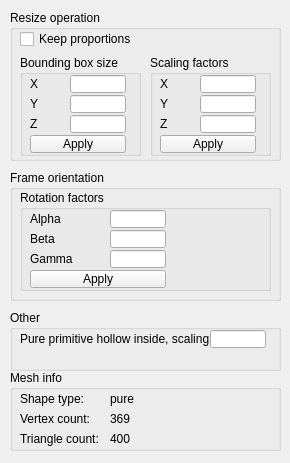
<?xml version="1.0" encoding="UTF-8"?>
<ui version="4.0">
 <class>CQDlgGeometry</class>
 <widget class="QDialog" name="CQDlgGeometry">
  <property name="geometry">
   <rect>
    <x>0</x>
    <y>0</y>
    <width>290</width>
    <height>463</height>
   </rect>
  </property>
  <property name="windowTitle">
   <string>Geometry Properties</string>
  </property>
  <property name="locale">
   <locale language="English" country="UnitedStates"/>
  </property>
  <widget class="QGroupBox" name="groupBox">
   <property name="geometry">
    <rect>
     <x>10</x>
     <y>10</y>
     <width>271</width>
     <height>151</height>
    </rect>
   </property>
   <property name="title">
    <string>Resize operation</string>
   </property>
   <property name="flat">
    <bool>true</bool>
   </property>
   <widget class="QCheckBox" name="qqKeepProp">
    <property name="geometry">
     <rect>
      <x>10</x>
      <y>20</y>
      <width>151</width>
      <height>18</height>
     </rect>
    </property>
    <property name="focusPolicy">
     <enum>Qt::StrongFocus</enum>
    </property>
    <property name="text">
     <string>Keep proportions</string>
    </property>
   </widget>
   <widget class="QGroupBox" name="groupBox_2">
    <property name="geometry">
     <rect>
      <x>10</x>
      <y>45</y>
      <width>121</width>
      <height>101</height>
     </rect>
    </property>
    <property name="title">
     <string>Bounding box size</string>
    </property>
    <property name="flat">
     <bool>true</bool>
    </property>
    <widget class="QLabel" name="label">
     <property name="geometry">
      <rect>
       <x>10</x>
       <y>20</y>
       <width>21</width>
       <height>18</height>
      </rect>
     </property>
     <property name="text">
      <string>X</string>
     </property>
    </widget>
    <widget class="QLineEdit" name="qqSizeX">
     <property name="geometry">
      <rect>
       <x>50</x>
       <y>20</y>
       <width>56</width>
       <height>18</height>
      </rect>
     </property>
    </widget>
    <widget class="QLabel" name="label_2">
     <property name="geometry">
      <rect>
       <x>10</x>
       <y>40</y>
       <width>21</width>
       <height>18</height>
      </rect>
     </property>
     <property name="text">
      <string>Y</string>
     </property>
    </widget>
    <widget class="QLineEdit" name="qqSizeY">
     <property name="geometry">
      <rect>
       <x>50</x>
       <y>40</y>
       <width>56</width>
       <height>18</height>
      </rect>
     </property>
    </widget>
    <widget class="QLineEdit" name="qqSizeZ">
     <property name="geometry">
      <rect>
       <x>50</x>
       <y>60</y>
       <width>56</width>
       <height>18</height>
      </rect>
     </property>
    </widget>
    <widget class="QLabel" name="label_3">
     <property name="geometry">
      <rect>
       <x>10</x>
       <y>60</y>
       <width>21</width>
       <height>18</height>
      </rect>
     </property>
     <property name="text">
      <string>Z</string>
     </property>
    </widget>
    <widget class="QToolButton" name="qqApplySize">
     <property name="geometry">
      <rect>
       <x>10</x>
       <y>80</y>
       <width>96</width>
       <height>18</height>
      </rect>
     </property>
     <property name="focusPolicy">
      <enum>Qt::StrongFocus</enum>
     </property>
     <property name="text">
      <string>Apply</string>
     </property>
    </widget>
   </widget>
   <widget class="QGroupBox" name="groupBox_3">
    <property name="geometry">
     <rect>
      <x>140</x>
      <y>45</y>
      <width>121</width>
      <height>101</height>
     </rect>
    </property>
    <property name="title">
     <string>Scaling factors</string>
    </property>
    <property name="flat">
     <bool>true</bool>
    </property>
    <widget class="QLabel" name="label_4">
     <property name="geometry">
      <rect>
       <x>10</x>
       <y>60</y>
       <width>21</width>
       <height>18</height>
      </rect>
     </property>
     <property name="text">
      <string>Z</string>
     </property>
    </widget>
    <widget class="QLabel" name="label_5">
     <property name="geometry">
      <rect>
       <x>10</x>
       <y>20</y>
       <width>21</width>
       <height>18</height>
      </rect>
     </property>
     <property name="text">
      <string>X</string>
     </property>
    </widget>
    <widget class="QLineEdit" name="qqScaleZ">
     <property name="geometry">
      <rect>
       <x>50</x>
       <y>60</y>
       <width>56</width>
       <height>18</height>
      </rect>
     </property>
    </widget>
    <widget class="QLineEdit" name="qqScaleY">
     <property name="geometry">
      <rect>
       <x>50</x>
       <y>40</y>
       <width>56</width>
       <height>18</height>
      </rect>
     </property>
    </widget>
    <widget class="QLabel" name="label_6">
     <property name="geometry">
      <rect>
       <x>10</x>
       <y>40</y>
       <width>21</width>
       <height>18</height>
      </rect>
     </property>
     <property name="text">
      <string>Y</string>
     </property>
    </widget>
    <widget class="QLineEdit" name="qqScaleX">
     <property name="geometry">
      <rect>
       <x>50</x>
       <y>20</y>
       <width>56</width>
       <height>18</height>
      </rect>
     </property>
    </widget>
    <widget class="QToolButton" name="qqApplyScale">
     <property name="geometry">
      <rect>
       <x>10</x>
       <y>80</y>
       <width>96</width>
       <height>18</height>
      </rect>
     </property>
     <property name="focusPolicy">
      <enum>Qt::StrongFocus</enum>
     </property>
     <property name="text">
      <string>Apply</string>
     </property>
    </widget>
   </widget>
  </widget>
  <widget class="QGroupBox" name="groupBox_4">
   <property name="geometry">
    <rect>
     <x>10</x>
     <y>170</y>
     <width>271</width>
     <height>131</height>
    </rect>
   </property>
   <property name="title">
    <string>Frame orientation</string>
   </property>
   <property name="flat">
    <bool>true</bool>
   </property>
   <widget class="QGroupBox" name="groupBox_5">
    <property name="geometry">
     <rect>
      <x>10</x>
      <y>20</y>
      <width>251</width>
      <height>101</height>
     </rect>
    </property>
    <property name="title">
     <string>Rotation factors</string>
    </property>
    <property name="flat">
     <bool>true</bool>
    </property>
    <widget class="QLabel" name="label_7">
     <property name="geometry">
      <rect>
       <x>10</x>
       <y>60</y>
       <width>71</width>
       <height>18</height>
      </rect>
     </property>
     <property name="text">
      <string>Gamma</string>
     </property>
    </widget>
    <widget class="QLabel" name="label_8">
     <property name="geometry">
      <rect>
       <x>10</x>
       <y>20</y>
       <width>71</width>
       <height>18</height>
      </rect>
     </property>
     <property name="text">
      <string>Alpha</string>
     </property>
    </widget>
    <widget class="QLineEdit" name="qqGamma">
     <property name="geometry">
      <rect>
       <x>90</x>
       <y>60</y>
       <width>56</width>
       <height>18</height>
      </rect>
     </property>
    </widget>
    <widget class="QLineEdit" name="qqBeta">
     <property name="geometry">
      <rect>
       <x>90</x>
       <y>40</y>
       <width>56</width>
       <height>18</height>
      </rect>
     </property>
    </widget>
    <widget class="QToolButton" name="qqApplyEuler">
     <property name="geometry">
      <rect>
       <x>10</x>
       <y>80</y>
       <width>136</width>
       <height>18</height>
      </rect>
     </property>
     <property name="focusPolicy">
      <enum>Qt::StrongFocus</enum>
     </property>
     <property name="text">
      <string>Apply</string>
     </property>
    </widget>
    <widget class="QLabel" name="label_9">
     <property name="geometry">
      <rect>
       <x>10</x>
       <y>40</y>
       <width>71</width>
       <height>18</height>
      </rect>
     </property>
     <property name="text">
      <string>Beta</string>
     </property>
    </widget>
    <widget class="QLineEdit" name="qqAlpha">
     <property name="geometry">
      <rect>
       <x>90</x>
       <y>20</y>
       <width>56</width>
       <height>18</height>
      </rect>
     </property>
    </widget>
   </widget>
  </widget>
  <widget class="QGroupBox" name="groupBox_6">
   <property name="geometry">
    <rect>
     <x>10</x>
     <y>370</y>
     <width>271</width>
     <height>81</height>
    </rect>
   </property>
   <property name="title">
    <string>Mesh info</string>
   </property>
   <property name="flat">
    <bool>true</bool>
   </property>
   <widget class="QLabel" name="label_11">
    <property name="geometry">
     <rect>
      <x>10</x>
      <y>60</y>
      <width>91</width>
      <height>18</height>
     </rect>
    </property>
    <property name="text">
     <string>Triangle count:</string>
    </property>
   </widget>
   <widget class="QLabel" name="label_10">
    <property name="geometry">
     <rect>
      <x>10</x>
      <y>40</y>
      <width>91</width>
      <height>18</height>
     </rect>
    </property>
    <property name="text">
     <string>Vertex count:</string>
    </property>
   </widget>
   <widget class="QLabel" name="qqVertexCnt">
    <property name="geometry">
     <rect>
      <x>100</x>
      <y>40</y>
      <width>151</width>
      <height>18</height>
     </rect>
    </property>
    <property name="text">
     <string>369</string>
    </property>
   </widget>
   <widget class="QLabel" name="qqTriangleCnt">
    <property name="geometry">
     <rect>
      <x>100</x>
      <y>60</y>
      <width>151</width>
      <height>18</height>
     </rect>
    </property>
    <property name="text">
     <string>400</string>
    </property>
   </widget>
   <widget class="QLabel" name="label_13">
    <property name="geometry">
     <rect>
      <x>10</x>
      <y>20</y>
      <width>91</width>
      <height>18</height>
     </rect>
    </property>
    <property name="text">
     <string>Shape type:</string>
    </property>
   </widget>
   <widget class="QLabel" name="qqShapeType">
    <property name="geometry">
     <rect>
      <x>100</x>
      <y>20</y>
      <width>151</width>
      <height>18</height>
     </rect>
    </property>
    <property name="text">
     <string>pure</string>
    </property>
   </widget>
  </widget>
  <widget class="QGroupBox" name="groupBox_7">
   <property name="geometry">
    <rect>
     <x>10</x>
     <y>310</y>
     <width>271</width>
     <height>61</height>
    </rect>
   </property>
   <property name="title">
    <string>Other</string>
   </property>
   <property name="flat">
    <bool>true</bool>
   </property>
   <widget class="QLineEdit" name="qqInsideScaling">
    <property name="geometry">
     <rect>
      <x>200</x>
      <y>20</y>
      <width>56</width>
      <height>18</height>
     </rect>
    </property>
   </widget>
   <widget class="QLabel" name="label_12">
    <property name="geometry">
     <rect>
      <x>10</x>
      <y>20</y>
      <width>191</width>
      <height>18</height>
     </rect>
    </property>
    <property name="text">
     <string>Pure primitive hollow inside, scaling</string>
    </property>
   </widget>
  </widget>
 </widget>
 <tabstops>
  <tabstop>qqKeepProp</tabstop>
  <tabstop>qqSizeX</tabstop>
  <tabstop>qqSizeY</tabstop>
  <tabstop>qqSizeZ</tabstop>
  <tabstop>qqApplySize</tabstop>
  <tabstop>qqScaleX</tabstop>
  <tabstop>qqScaleY</tabstop>
  <tabstop>qqScaleZ</tabstop>
  <tabstop>qqApplyScale</tabstop>
  <tabstop>qqAlpha</tabstop>
  <tabstop>qqBeta</tabstop>
  <tabstop>qqGamma</tabstop>
  <tabstop>qqApplyEuler</tabstop>
 </tabstops>
 <resources/>
 <connections/>
</ui>
